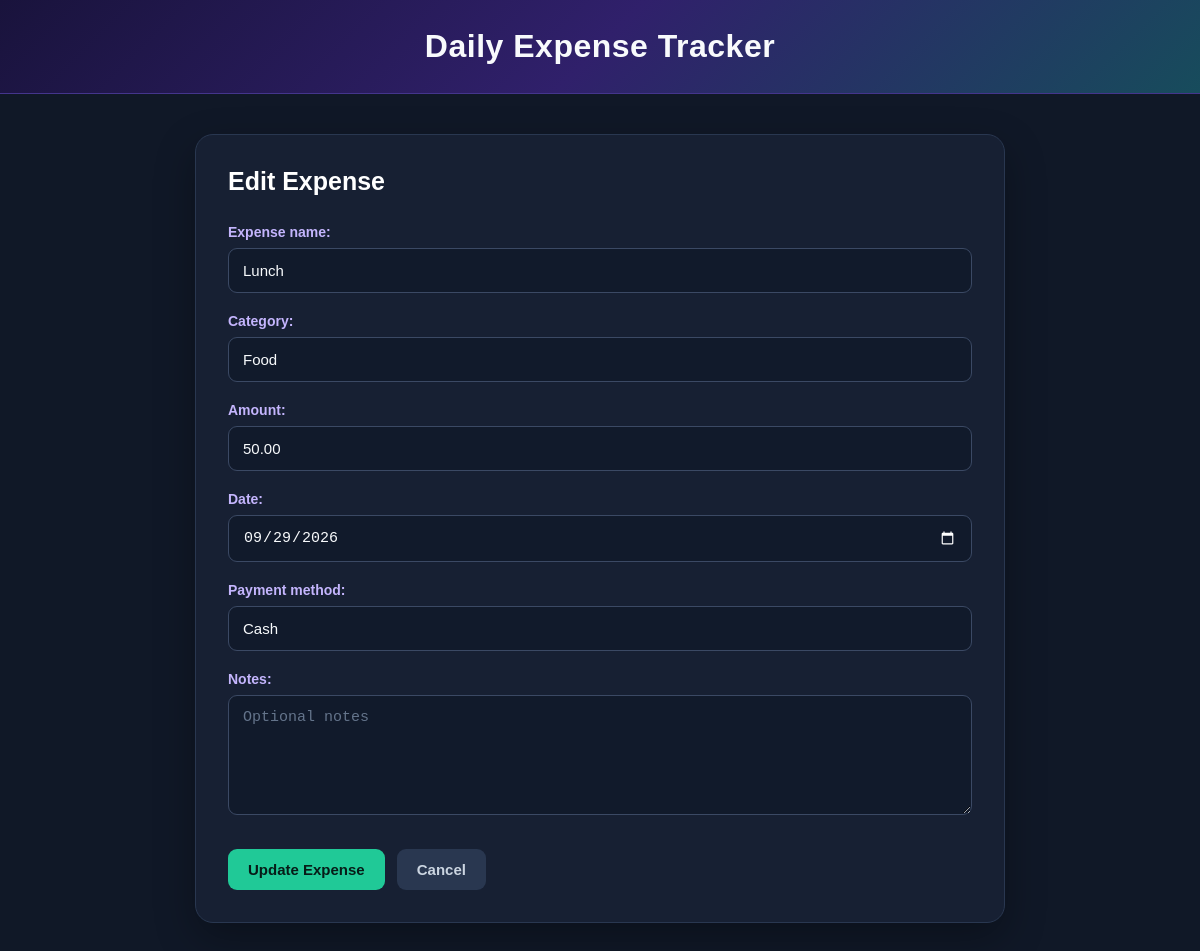
Screenshot of /expenses/edit/2/ with the database file from the repository.
### MyApp/models.py (models this page shows, shortened)
class Expense(models.Model):
    expense_id = models.AutoField(primary_key=True)
    expense_name = models.CharField(max_length=100)
    category = models.CharField(max_length=50)
    amount = models.DecimalField(max_digits=10, decimal_places=2)
    date = models.DateField()
    payment_method = models.CharField(max_length=50)
    notes = models.TextField(blank=True)

### MyApp/views.py (the view)
def edit_expense(request, expense_id):
    expense = get_object_or_404(
        Expense,
        expense_id=expense_id
    )
    if request.method == 'POST':
        form = ExpenseForm(
            request.POST,
            instance=expense
        )
        if form.is_valid():
            form.save()
            return redirect('expense_list')
    else:
        form = ExpenseForm(instance=expense)
    return render(request, 'MyApp/expense_form.html', {
        'form': form,
        'page_title': 'Edit Expense',
        'button_text': 'Update Expense',
    })

### MyApp/forms.py
class ExpenseForm(forms.ModelForm):
    class Meta:
        model = Expense
        fields = ['expense_name', 'category', 'amount', 'date', 'payment_method', 'notes',]
        widgets = {
            'expense_name': forms.TextInput(attrs={'class': 'form-control', 'placeholder': 'Example: Lunch'}),
            'category': forms.TextInput(attrs={'class': 'form-control', 'placeholder': 'Example: Food, Transportation, School'}),
            'amount': forms.NumberInput(attrs={'class': 'form-control', 'placeholder': 'Enter amount', 'step': '0.01','min': '0'}),
            'date': forms.DateInput(attrs={'class': 'form-control', 'type': 'date'}),
            'payment_method': forms.TextInput(attrs={'class': 'form-control', 'placeholder': 'Example: Cash, GCash, Bank'}),
            'notes': forms.Textarea(attrs={'class': 'form-control', 'placeholder': 'Optional notes','rows': 4}),
        }

### MyApp/templates/MyApp/expense_form.html (shortened to what this page needs)
<!DOCTYPE html>
<html lang="en">
<head>
</head>
<body>
    <div class="header">
        <div class="header-content">
            <h1>
                Daily Expense Tracker
            </h1>
        </div>
    </div>
    <div class="container">
        <div class="card">
            <h2>
                {{ page_title }}
            </h2>
            <form method="POST">
                {% for field in form %}
                    <div class="field">
                        {{ field.label_tag }}
                        {{ field }}
                    </div>
                {% endfor %}
                <div class="buttons">
                    <button type="submit">
                        {{ button_text }}
                    </button>
                    <a
                        href="{% url 'expense_list' %}"
                        class="back"
                    >
                        Cancel
                    </a>
                </div>
            </form>
        </div>
    </div>
</body>
</html>

### MyApp/templates/MyApp/expense_form.html (style rules this page uses)
* { box-sizing: border-box; }
body { margin: 0; font-family: Arial, Helvetica, sans-serif; background: #101827; color: #f8fafc; }
.header { background: linear-gradient( 135deg, #19133c, #30206b, #174c5c ); padding: 28px 20px; border-bottom: 1px solid #44358c; }
.header-content { max-width: 850px; margin: auto; }
.header h1 { margin: 0; text-align: center; font-size: 32px; letter-spacing: 0.5px; }
.container { max-width: 850px; margin: 40px auto; padding: 0 20px; }
.card { background: #172033; padding: 32px; border-radius: 18px; border: 1px solid #293750; box-shadow: 0 15px 40px rgba(0, 0, 0, 0.30); }
.card h2 { margin-top: 0; margin-bottom: 28px; color: #ffffff; font-size: 25px; }
.field { margin-bottom: 20px; }
label { display: block; margin-bottom: 8px; color: #c4b5fd; font-weight: bold; font-size: 14px; }
input, textarea, select { width: 100%; padding: 13px 14px; border: 1px solid #3b4964; border-radius: 9px; background: #111a2b; color: #f8fafc; font-size: 15px; outline: none; transition: 0.2s; }
input::placeholder, textarea::placeholder { color: #64748b; }
textarea { min-height: 120px; resize: vertical; }
input[type="date"] { color-scheme: dark; }
.buttons { margin-top: 30px; display: flex; gap: 12px; flex-wrap: wrap; }
button, .back { padding: 12px 20px; border-radius: 9px; border: none; text-decoration: none; font-weight: bold; cursor: pointer; font-size: 15px; transition: 0.2s; }
button { background: #20c997; color: #071c18; }
.back { background: #293750; color: #cbd5e1; }

### rows the page displays
Expense: form "Lunch" "Food" "50.00" "09/29/2026" "Cash"

### other values shown
{{ page_title }} "Edit Expense"
{{ field.label_tag }} "Expense name:" "Category:" "Amount:" "Date:" "Payment method:" "Notes:"
{{ button_text }} "Update Expense"
